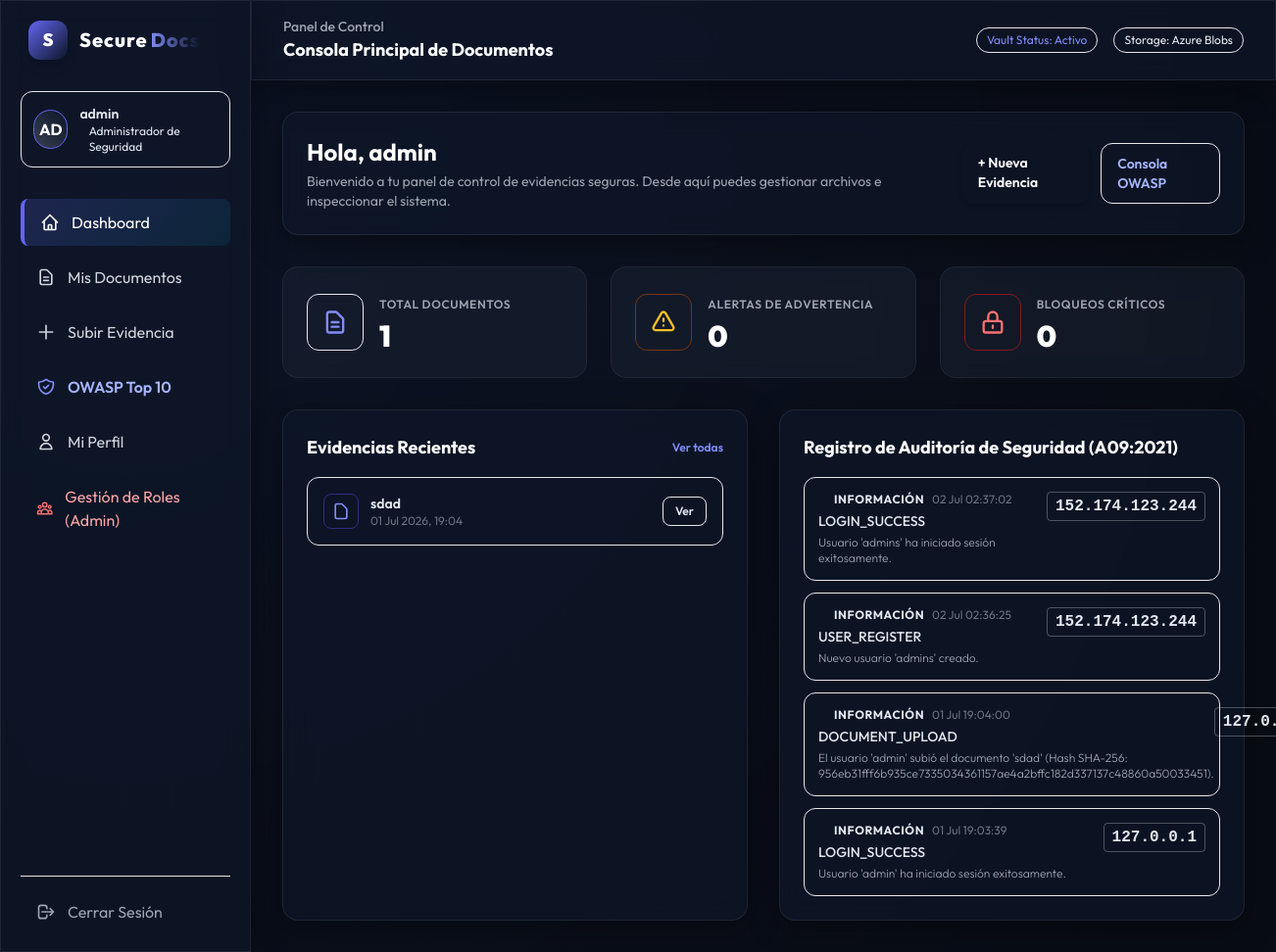
Page /dashboard/ (signed in) on the earlier database version.
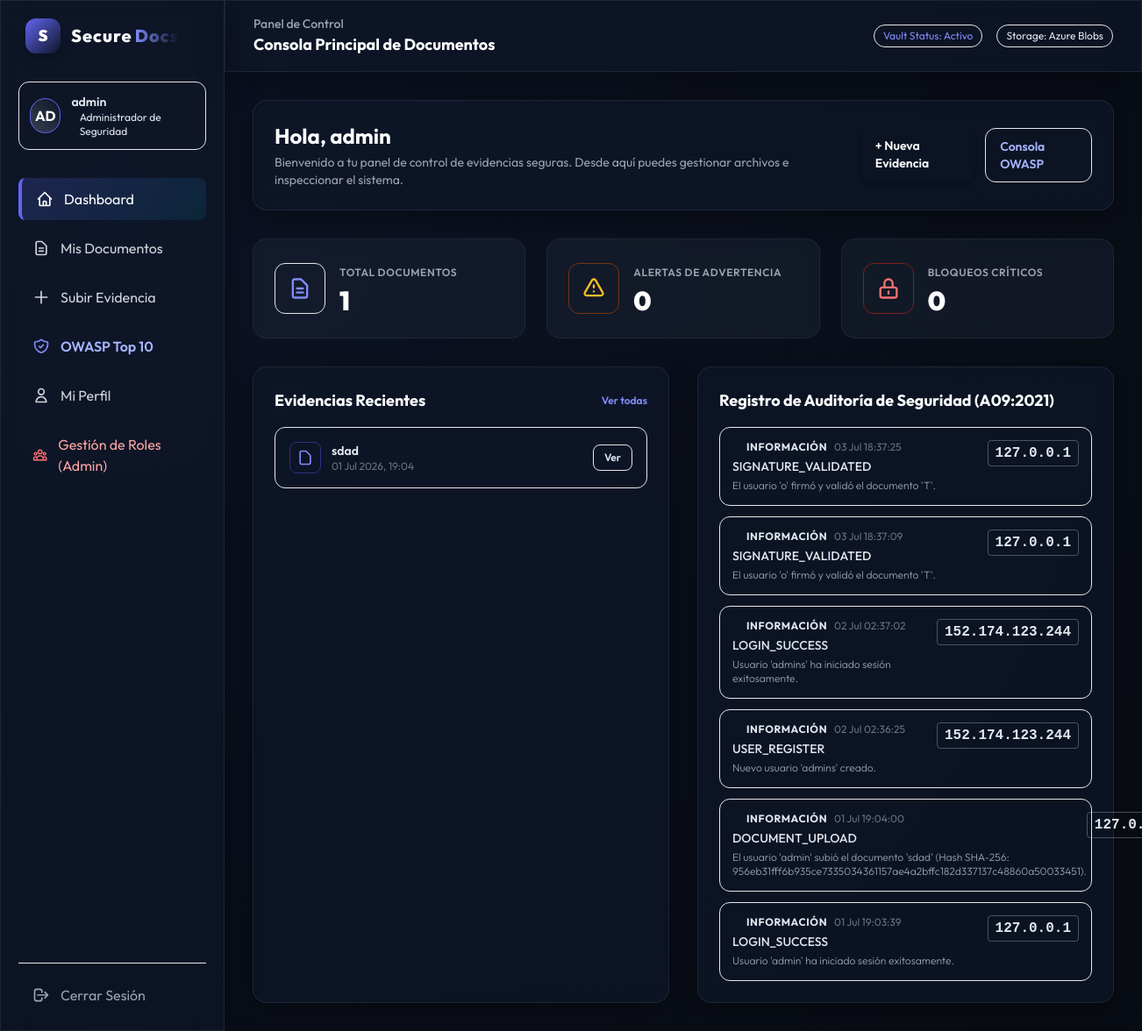
Same page on the later database version.
### documents/models.py (models this page shows, shortened)
class Document(models.Model):
    owner = models.ForeignKey(User, on_delete=models.CASCADE, related_name='documents')
    title = models.CharField(max_length=200)
    description = models.TextField(blank=True)
    file = models.FileField(upload_to='evidences/')
    file_hash = models.CharField(max_length=64, blank=True, verbose_name="Hash SHA-256")
    file_size = models.IntegerField(default=0, verbose_name="Tamaño (bytes)")
    content_type = models.CharField(max_length=150, blank=True, verbose_name="Tipo MIME")
    encrypted_notes = models.TextField(blank=True, verbose_name="Notas encriptadas en reposo")
    signature_image = models.FileField(upload_to='signatures/', blank=True, null=True, verbose_name="Firma Manuscrita")
    created_at = models.DateTimeField(auto_now_add=True)
    updated_at = models.DateTimeField(auto_now=True)
    class Meta:
        ordering = ['-created_at']

### core/models.py (models this page shows, shortened)
class SecurityAuditLog(models.Model):
    SEVERITY_CHOICES = (
        ('INFO', 'Información'),
        ('WARNING', 'Advertencia'),
        ('CRITICAL', 'Crítico'),
    )
    timestamp = models.DateTimeField(auto_now_add=True)
    action = models.CharField(max_length=100)
    user = models.ForeignKey(User, on_delete=models.SET_NULL, null=True, blank=True)
    ip_address = models.GenericIPAddressField(null=True, blank=True)
    user_agent = models.CharField(max_length=255, null=True, blank=True)
    details = models.TextField()
    severity = models.CharField(max_length=10, choices=SEVERITY_CHOICES, default='INFO')
    class Meta:
        ordering = ['-timestamp']

### core/views.py (the view)
# urls.py: path('dashboard/', views.dashboard, name='dashboard'),
@login_required
def dashboard(request):
    user_docs = Document.objects.filter(owner=request.user)
    recent_docs = user_docs.order_by('-created_at')[:5]
    audit_logs = SecurityAuditLog.objects.filter(user=request.user).order_by('-timestamp')[:5]
    if request.user.profile.role == 'admin':
        all_logs = SecurityAuditLog.objects.all().order_by('-timestamp')[:10]
        critical_count = SecurityAuditLog.objects.filter(severity='CRITICAL').count()
        warning_count = SecurityAuditLog.objects.filter(severity='WARNING').count()
    else:
        all_logs = audit_logs
        critical_count = SecurityAuditLog.objects.filter(user=request.user, severity='CRITICAL').count()
        warning_count = SecurityAuditLog.objects.filter(user=request.user, severity='WARNING').count()
    context = {
        'total_docs': user_docs.count(),
        'recent_docs': recent_docs,
        'audit_logs': all_logs,
        'critical_count': critical_count,
        'warning_count': warning_count,
    }
    return render(request, 'dashboard.html', context)

### templates/dashboard.html (shortened to what the changed rows need)
{% extends "base.html" %}
{% block content %}
<div class="space-y-8">
    <div class="flex flex-col md:flex-row md:items-center justify-between gap-4 p-6 rounded-2xl glass-panel relative overflow-hidden">
        <div class="relative z-10">
            <h2 class="text-2xl font-bold text-white">Hola, {{ user.username }}</h2>
        </div>
    </div>
    <div class="grid grid-cols-1 lg:grid-cols-2 gap-8">
        <div class="p-6 rounded-2xl glass-panel space-y-4">
            {% if recent_docs %}
                <div class="space-y-3">
                    {% for doc in recent_docs %}
                        <div class="p-4 rounded-xl bg-slate-900 bg-opacity-55 border border-slate-800 flex items-center justify-between hover:border-slate-700 transition">
                            <div class="flex items-center space-x-3 overflow-hidden">
                                <div class="w-9 h-9 rounded-lg bg-indigo-950 bg-opacity-40 flex items-center justify-center text-indigo-400 border border-indigo-900 flex-shrink-0">
                                    <svg class="w-5 h-5" fill="none" viewBox="0 0 24 24" stroke="currentColor"><path stroke-linecap="round" stroke-linejoin="round" stroke-width="2" d="M7 21h10a2 2 0 002-2V9.414a1 1 0 00-.293-.707l-5.414-5.414A1 1 0 0012.586 3H7a2 2 0 00-2 2v14a2 2 0 002 2z"/></svg>
                                </div>
                                <div class="overflow-hidden">
                                    <h4 class="font-semibold text-sm text-slate-100 truncate">{{ doc.title }}</h4>
                                    <p class="text-xs text-gray-500">{{ doc.created_at|date:"d M Y, H:i" }}</p>
                                </div>
                            </div>
                            <a href="{% url 'documents:detail' doc.pk %}" class="text-xs px-3 py-1.5 rounded-lg bg-slate-800 hover:bg-slate-750 text-slate-300 font-semibold border border-slate-700">
                                Ver
                            </a>
                        </div>
                    {% endfor %}
                </div>
            {% else %}
                <div class="py-12 text-center">
                    <p class="text-sm text-gray-500">No hay documentos registrados aún.</p>
                    <a href="{% url 'documents:create' %}" class="text-xs text-indigo-400 font-semibold mt-2 inline-block">Subir mi primer documento</a>
                </div>
            {% endif %}
        </div>
        <div class="p-6 rounded-2xl glass-panel space-y-4">
            {% if audit_logs %}
                <div class="space-y-3">
                    {% for log in audit_logs %}
                        <div class="p-3.5 rounded-xl bg-slate-900 bg-opacity-40 border border-slate-850 flex items-start justify-between">
                            <div class="space-y-1">
                                <div class="flex items-center space-x-2">
                                    {% if log.severity == 'CRITICAL' %}
                                        <span class="w-2 h-2 rounded-full bg-red-500"></span>
                                        <span class="text-xs font-bold text-red-400 uppercase tracking-wider">Crítico</span>
                                    {% elif log.severity == 'WARNING' %}
                                        <span class="w-2 h-2 rounded-full bg-yellow-500"></span>
                                        <span class="text-xs font-bold text-yellow-400 uppercase tracking-wider">Advertencia</span>
                                    {% else %}
                                        <span class="w-2 h-2 rounded-full bg-emerald-500"></span>
                                        <span class="text-xs font-bold text-emerald-400 uppercase tracking-wider">Información</span>
                                    {% endif %}
                                    <span class="text-xs text-gray-500">{{ log.timestamp|date:"d M H:i:s" }}</span>
                                </div>
                                <p class="text-sm font-medium text-slate-200">{{ log.action }}</p>
                                <p class="text-xs text-gray-400 font-light">{{ log.details }}</p>
                            </div>
                            <span class="text-[10px] font-semibold font-mono text-cyan-400 px-2 py-0.5 rounded bg-cyan-950 bg-opacity-30 border border-cyan-900 border-opacity-30">
                                {{ log.ip_address|default:"localhost" }}
                            </span>
                        </div>
                    {% endfor %}
                </div>
            {% else %}
                <div class="py-12 text-center">
                    <p class="text-sm text-gray-500">No hay registros de auditoría de seguridad registrados.</p>
                </div>
            {% endif %}
        </div>
    </div>
</div>
{% endblock %}

Differences in the rows shown:
added SecurityAuditLog: severity "INFORMACIÓN", timestamp "03 Jul 18:37:25", action "SIGNATURE_VALIDATED", details "El usuario 'o' firmó y validó el documento 'T'.", ip_address "127.0.0.1"
added SecurityAuditLog: severity "INFORMACIÓN", timestamp "03 Jul 18:37:09", action "SIGNATURE_VALIDATED", details "El usuario 'o' firmó y validó el documento 'T'.", ip_address "127.0.0.1"
